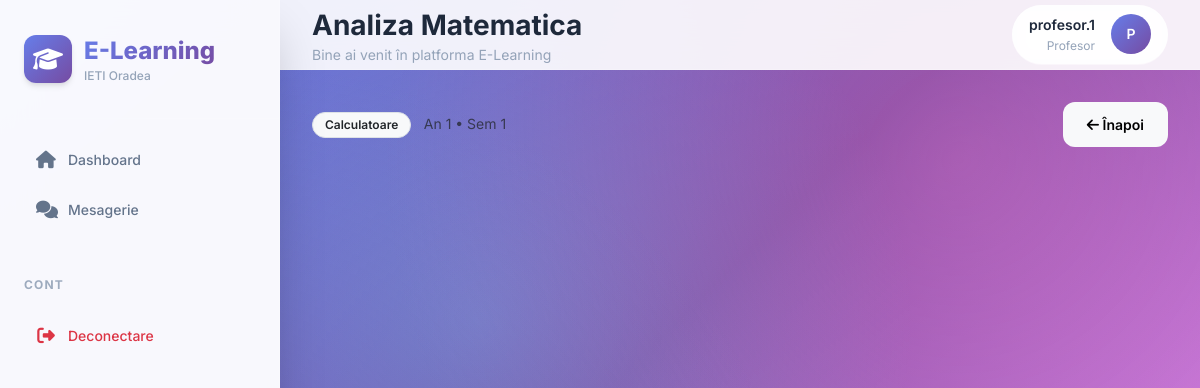
/materie/1 (signed in), run on the app's committed database.
### models.py (models this page shows, shortened)
class Disciplina(db.Model):
    id_disciplina = db.Column(db.Integer, primary_key=True)
    nume_disciplina = db.Column(db.String(100), nullable=False)
    credite = db.Column(db.Integer, nullable=False)
    an_studiu = db.Column(db.Integer, nullable=False)
    specializare = db.Column(db.String(50), nullable=False)
    semestru = db.Column(db.Integer, nullable=False)
    has_laborator = db.Column(db.Boolean, default=False)
    has_seminar = db.Column(db.Boolean, default=False)
    has_proiect = db.Column(db.Boolean, default=False)
    id_titular = db.Column(db.Integer, db.ForeignKey('profesor.id_profesor'), nullable=True)
    id_laborant = db.Column(db.Integer, db.ForeignKey('profesor.id_profesor'), nullable=True)
    id_seminarist = db.Column(db.Integer, db.ForeignKey('profesor.id_profesor'), nullable=True)
    id_proiectant = db.Column(db.Integer, db.ForeignKey('profesor.id_profesor'), nullable=True)
    pondere_examen = db.Column(db.Integer, default=60)
    pondere_laborator = db.Column(db.Integer, default=40)
    pondere_proiect = db.Column(db.Integer, default=0)
    min_prez_curs = db.Column(db.Integer, default=50)
    min_prez_laborator = db.Column(db.Integer, default=100)
    min_prez_seminar = db.Column(db.Integer, default=100)
    min_prez_proiect = db.Column(db.Integer, default=100)
    note = db.relationship('Notare', backref='disciplina', lazy=True)
    inscrieri = db.relationship('Inscriere', backref='disciplina', lazy=True, cascade="all, delete-orphan")
    prezente = db.relationship('Prezenta', backref='disciplina', lazy=True, cascade="all, delete-orphan")

class User(UserMixin, db.Model):
    id = db.Column(db.Integer, primary_key=True)
    username = db.Column(db.String(150), unique=True, nullable=False)
    email = db.Column(db.String(150), unique=True, nullable=False)
    password = db.Column(db.String(150), nullable=False)
    role = db.Column(db.String(20), nullable=False, default='student')
    is_approved = db.Column(db.Boolean, default=False)
    reset_token = db.Column(db.String(100), nullable=True)
    reset_token_expiry = db.Column(db.DateTime, nullable=True)
    student_profile = db.relationship('Student', backref='user_account', uselist=False, cascade="all, delete-orphan")
    profesor_profile = db.relationship('Profesor', backref='user_account', uselist=False, cascade="all, delete-orphan")

### academic_routes.py (the view, shortened to what this page needs)
@academic_bp.route('/materie/<int:id_disc>', methods=['GET', 'POST'])
@login_required
def panou_materie(id_disc):
    d = Disciplina.query.get_or_404(id_disc)
    prof = Profesor.query.filter_by(user_id=current_user.id).first()
    is_titular = prof and (d.id_titular == prof.id_profesor)
    is_laborant = prof and (d.id_laborant == prof.id_profesor)
    is_seminarist = prof and (d.id_seminarist == prof.id_profesor)
    is_proiectant = prof and (d.id_proiectant == prof.id_profesor)
    is_admin = current_user.role == 'admin'
    if not (is_titular or is_laborant or is_seminarist or is_proiectant or is_admin):
        abort(403)
    studenti_inscrisi = [i.student for i in d.inscrieri]
    toti_studentii = Student.query.all()
    studenti_neinscrisi = [s for s in toti_studentii if s not in studenti_inscrisi]
    note_q = Notare.query.filter_by(id_disciplina=d.id_disciplina).all()
    note_map = {}
    for n in note_q:
        if n.id_student not in note_map:
            note_map[n.id_student] = {}
        note_map[n.id_student][n.tip_activitate] = n.nota
    return render_template('vizualizare_materie.html',
                         disciplina=d,
                         studenti=studenti_inscrisi,
                         studenti_neinscrisi=studenti_neinscrisi,
                         is_titular=is_titular,
                         is_admin=is_admin,
                         note_map=note_map)

### app.py (called while the page is built)
@login_manager.user_loader
def load_user(user_id):
    return User.query.get(int(user_id))

@app.before_request
def before_request():
    if current_user.is_authenticated and request.endpoint not in ['auth.login', 'auth.register', 'static']:
        pass  # Utilizatorul este autentificat, permite accesul
    elif request.endpoint not in ['auth.login', 'auth.register', 'auth.forgot_password', 'auth.reset_password', 'setup_admin', 'static'] and not current_user.is_authenticated:
        return redirect(url_for('auth.login'))

@app.after_request
def after_request(response):
    if current_user.is_authenticated and request.endpoint not in ['static']:
        response.headers['Cache-Control'] = 'no-cache, no-store, must-revalidate'
        response.headers['Pragma'] = 'no-cache'
        response.headers['Expires'] = '0'
    return response

### models.py (called while the page is built)
    def get_full_name(self):
        return f"{self.nume} {self.prenume}"

### templates/vizualizare_materie.html (shortened to what this page needs)
{% extends "base.html" %}
{% block page_title %}{{ disciplina.nume_disciplina }}{% endblock %}
{% block content %}
<div class="row mb-4">
    <div class="col-12 d-flex justify-content-between align-items-center">
        <div>
            <span class="badge bg-light text-dark border me-2">{{ disciplina.specializare }}</span>
            <span class="text-muted small">An {{ disciplina.an_studiu }} • Sem {{ disciplina.semestru }}</span>
        </div>
        <a href="{{ url_for('index') }}" class="btn btn-light btn-sm"><i class="fas fa-arrow-left"></i> Înapoi</a>
    </div>
</div>
{% endblock %}

### templates/base.html (shortened to what this page needs)
<!doctype html>
<html lang="ro">
<head>
    <link href="https://cdn.jsdelivr.net/npm/bootstrap@5.3.2/dist/css/bootstrap.min.css" rel="stylesheet">
    <link rel="stylesheet" href="https://cdnjs.cloudflare.com/ajax/libs/font-awesome/6.5.0/css/all.min.css">
    <link rel="stylesheet" href="https://cdn.jsdelivr.net/npm/animate.css@4.1.1/animate.min.css">
</head>
<body>
{% if current_user.is_authenticated %}
<nav class="sidebar">
    <div class="brand">
        <div class="brand-content">
            <div class="brand-icon">
                <i class="fas fa-graduation-cap"></i>
            </div>
            <div>
                <div class="brand-text">E-Learning</div>
                <div class="brand-subtitle">IETI Oradea</div>
            </div>
        </div>
    </div>
    <div class="nav-section">
        <a href="{{ url_for('index') }}" class="nav-link {{ 'active' if request.endpoint == 'index' else '' }}">
            <i class="fas fa-home"></i> Dashboard
        </a>
        <a href="{{ url_for('chat.chat_home') }}" class="nav-link {{ 'active' if 'chat' in request.endpoint else '' }}">
            <i class="fas fa-comments"></i> Mesagerie
        </a>
    </div>
    <div class="nav-section mt-auto">
        <div class="nav-title">Cont</div>
        <a href="{{ url_for('auth.logout') }}" class="nav-link text-danger">
            <i class="fas fa-sign-out-alt"></i> Deconectare
        </a>
    </div>
</nav>
{% endif %}
<main class="{{ 'main-content' if current_user.is_authenticated else '' }}">
    {% if current_user.is_authenticated and request.endpoint not in ['auth.login', 'auth.register'] %}
    <div class="header">
        <div>
            <div class="header-title">
                {% block page_title %}Dashboard{% endblock %}
            </div>
            <div class="header-subtitle">
                {% block page_subtitle %}Bine ai venit în platforma E-Learning{% endblock %}
            </div>
        </div>
        <div class="user-profile">
            <div class="user-info">
                <div class="user-name">{{ current_user.username }}</div>
                <div class="user-role">{{ current_user.role|capitalize }}</div>
            </div>
            <div class="user-avatar">
                {{ current_user.username[0]|upper }}
            </div>
        </div>
    </div>
    {% endif %}
    <div class="content">
        {% block content %}{% endblock %}
    </div>
</main>
</body>
</html>

### data on the page
Disciplina: nume_disciplina "Analiza Matematica", specializare "Calculatoare", an_studiu "1", semestru "1"
User: username "profesor.1", role "Profesor", username "P"
